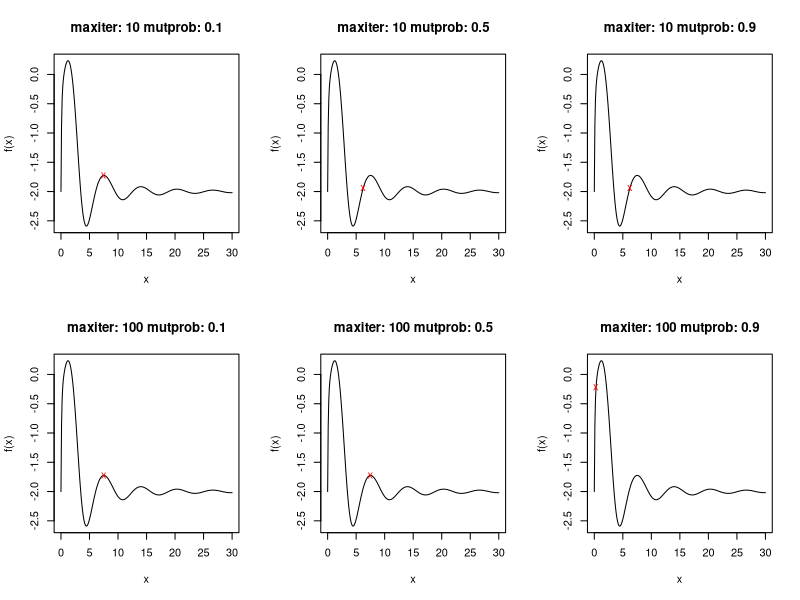

Recreate this plot in R.
## ---- chunk 1
knitr::opts_chunk$set(echo = TRUE)
## ---- chunk 2
f <- function(x){
  part1 <- (x^2) / exp(x)
  expPart <- -(9*sin(x)) / ((x^2) + x + 1)
  return(part1 -2 * exp(expPart))
}
## ---- chunk 3
crossover <- function(x,y){
  return((x+y)/2)
}
## ---- chunk 4
mutate <- function(x){
  return((x^2)%% 30)
}
## ---- chunk 5
genetic <- function(maxiter,mutprob){
  # list for task 5 
  res <- list(initial = numeric(), final = numeric())
  
  # a)
  x <- seq(0,30, 0.1)
  plot(x,f(x), type = "l", main = paste("maxiter:", maxiter,"mutprob:", mutprob))
  
  # b)
  X <- seq(0,30,5)
  res$initial <- X
  # c)
  
  Values <- f(X)
  
  # d)
  
 for (i in 1:maxiter) {
   # i.
   parents <- sample(X,2)
   # ii.
   victim <- order(Values)[1]
   # iii.
   kid <- crossover(parents[1], parents[2])
   if(runif(1) < mutprob){
     kid <- mutate(kid)
   }
   # iv.
   X[victim] <- kid
   Values <- f(X)
   # v.
   maxX <- X[which.max(Values)]
   #points(maxX, f(maxX), col="blue", pch ="x")
 }
  res$final <- X
  points(maxX, f(maxX), col="red", pch ="x")
  return(res)
}
## ---- chunk 6
par(mfrow=c(2,3))
 m10m1 <- genetic(10,0.1)
 m10m5 <- genetic(10,0.5)
 m10m9 <- genetic(10,0.9)
 
 m100m1 <- genetic(100,0.1)
 m100m5 <- genetic(100,0.5)
 m100m9 <- genetic(100,0.9)
 
 res <- rbind(m10m1$initial, 
       m10m1$final, 
       m10m5$final, 
       m10m9$final, 
       m100m1$final, 
       m100m5$final, 
       m100m9$final
       )
 
 rownames(res) <- c("initial",
                    "10 0.1",
                    "10 0.5",
                    "10 0.9",
                    "100 0.1",
                    "100 0.5",
                    "100 0.9"
                    )

 knitr::kable(res)
